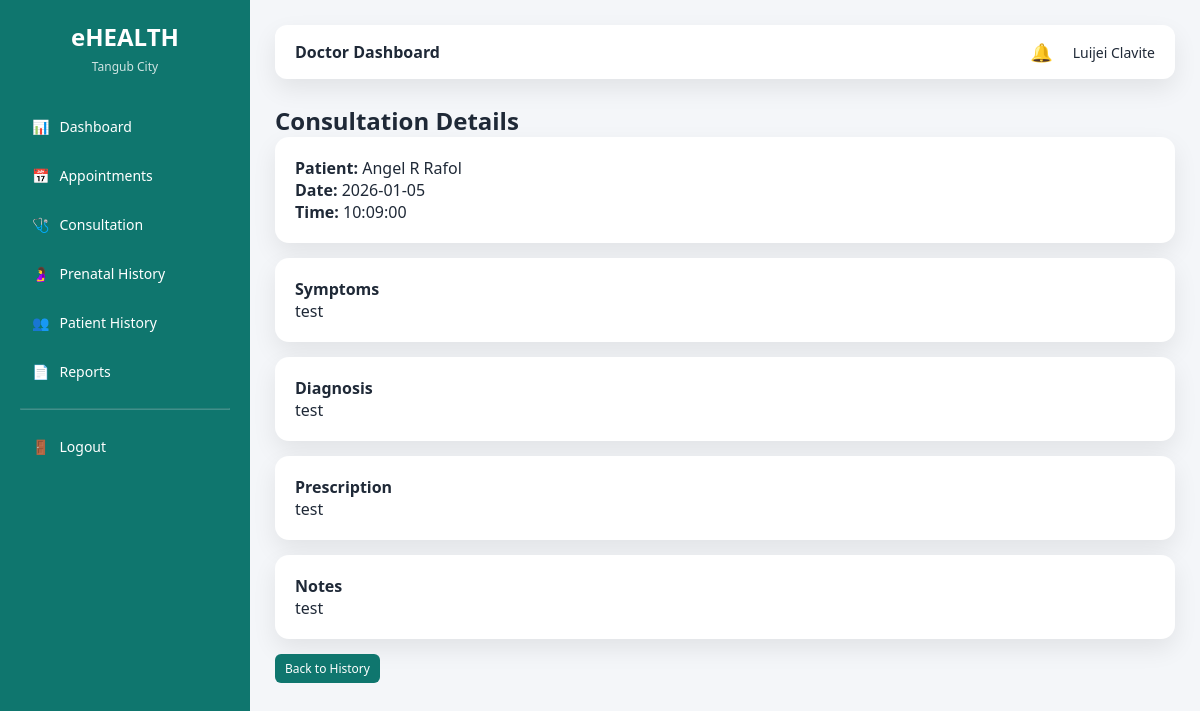
The app's page /doctor/consultation_view.php?id=1 (signed in) with its own data.
### tables this page shows
CREATE TABLE `consultations` (
  `consultation_id` int(11) NOT NULL,
  `appointment_id` int(11) NOT NULL,
  `doctor_id` int(11) NOT NULL,
  `patient_id` int(11) NOT NULL,
  `symptoms` text DEFAULT NULL,
  `diagnosis` text DEFAULT NULL,
  `prescription` text DEFAULT NULL,
  `notes` text DEFAULT NULL,
  `created_at` timestamp NOT NULL DEFAULT current_timestamp()
);

CREATE TABLE `users` (
  `user_id` int(11) NOT NULL,
  `full_name` varchar(100) NOT NULL,
  `email` varchar(100) NOT NULL,
  `password` varchar(255) NOT NULL,
  `role` enum('admin','staff','doctor','patient') NOT NULL,
  `status` enum('active','inactive') DEFAULT 'active',
  `created_at` timestamp NOT NULL DEFAULT current_timestamp()
);

CREATE TABLE `appointments` (
  `appointment_id` int(11) NOT NULL,
  `patient_id` int(11) NOT NULL,
  `doctor_id` int(11) NOT NULL,
  `appointment_date` date NOT NULL,
  `appointment_time` time NOT NULL,
  `reason` text DEFAULT NULL,
  `qr_code` varchar(255) DEFAULT NULL,
  `status` enum('Pending','Approved','Completed','Cancelled') DEFAULT 'Pending',
  `created_at` timestamp NOT NULL DEFAULT current_timestamp()
);

### doctor/consultation_view.php (the view, shortened to what this page needs)
<?php
require_once "../config/database.php";
$doctor_id = $_SESSION['user_id'];
$consultation_id = (int) $_GET['id'];
$consultation = mysqli_fetch_assoc(
    mysqli_query(
        $conn,
        "SELECT
            c.*,
            a.appointment_date,
            a.appointment_time,
            u.full_name AS patient_name
         FROM consultations c
         JOIN appointments a ON c.appointment_id = a.appointment_id
         JOIN patients p ON a.patient_id = p.patient_id
         JOIN users u ON p.user_id = u.user_id
         WHERE c.consultation_id = $consultation_id
         AND a.doctor_id = $doctor_id"
    )
);
?>
<!DOCTYPE html>
<html>
<head>
    <link rel="stylesheet" href="../assets/css/ui.css">
</head>
<body>
<div class="layout">
    <?php require_once "../layouts/sidebar.php"; ?>
    <main class="main">
        <?php require_once "../layouts/topbar.php"; ?>
        <h2>Consultation Details</h2>
        <div class="card">
            <p><strong>Patient:</strong> <?= htmlspecialchars($consultation['patient_name']) ?></p>
            <p><strong>Date:</strong> <?= $consultation['appointment_date'] ?></p>
            <p><strong>Time:</strong> <?= $consultation['appointment_time'] ?></p>
        </div>
        <div class="card">
            <h4>Symptoms</h4>
            <p><?= nl2br(htmlspecialchars($consultation['symptoms'])) ?></p>
        </div>
        <div class="card">
            <h4>Diagnosis</h4>
            <p><?= nl2br(htmlspecialchars($consultation['diagnosis'])) ?></p>
        </div>
        <div class="card">
            <h4>Prescription</h4>
            <p><?= nl2br(htmlspecialchars($consultation['prescription'])) ?></p>
        </div>
        <div class="card">
            <h4>Notes</h4>
            <p><?= nl2br(htmlspecialchars($consultation['notes'])) ?></p>
        </div>
        <a href="consultations.php" class="btn btn-primary">Back to History</a>
    </main>
</div>
</body>
</html>

### assets/css/ui.css (style rules this page uses)
:root { --primary: #0f766e; --primary-dark: #115e59; --background: #f4f6f9; --card-bg: #ffffff; --text-dark: #1f2937; --accent: #f59e0b; --danger: #dc2626; --success: #16a34a; --shadow: 0 10px 25px rgba(0,0,0,0.08); }
* { margin: 0; padding: 0; box-sizing: border-box; font-family: "Segoe UI", Tahoma, sans-serif; }
a { text-decoration: none; }
body { background: var(--background); color: var(--text-dark); }
.btn-primary { background: var(--primary); color: #fff; border: none; padding: 10px 16px; border-radius: 8px; cursor: pointer; transition: 0.2s ease; }
.btn { padding: 6px 10px; border-radius: 6px; font-size: 12px; text-decoration: none; margin-right: 5px; display: inline-block; }
.layout { display: flex; min-height: 100vh; }
.main { flex: 1; padding: 25px; background: var(--background); overflow-y: auto; }
.card { background: #ffffff; padding: 20px; border-radius: 14px; box-shadow: var(--shadow); }

### doctor/consultation_view.php (style rules this page uses)
.layout { display: flex; }
.main { flex: 1; padding: 25px; }
.card { background: #fff; padding: 20px; border-radius: 14px; box-shadow: var(--shadow); margin-bottom: 15px; }

### records on screen
consultations: users.full_name "Angel R Rafol", appointment.appointment_date "2026-01-05", appointment.appointment_time "10:09:00", symptoms "test", diagnosis "test", prescription "test", notes "test"

### other values on screen
$role "Doctor"
$full_name "Luijei Clavite"
